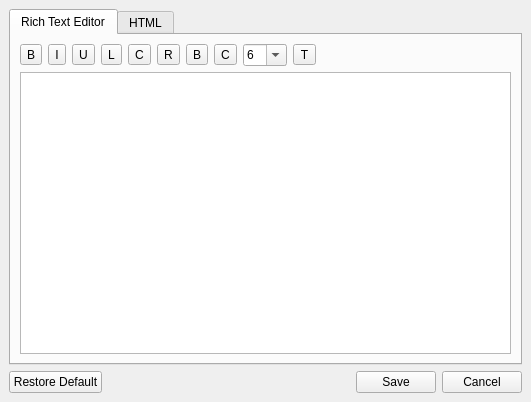
<ui version="4.0" >
 <class>CustomizeDetailViewDialog</class>
 <widget class="QDialog" name="CustomizeDetailViewDialog" >
  <property name="geometry" >
   <rect>
    <x>0</x>
    <y>0</y>
    <width>531</width>
    <height>402</height>
   </rect>
  </property>
  <property name="windowTitle" >
   <string>Dialog</string>
  </property>
  <layout class="QVBoxLayout" >
   <property name="margin" >
    <number>9</number>
   </property>
   <property name="spacing" >
    <number>6</number>
   </property>
   <item>
    <widget class="QTabWidget" name="TabWidget" >
     <property name="currentIndex" >
      <number>0</number>
     </property>
     <widget class="QWidget" name="tab" >
      <attribute name="title" >
       <string>Rich Text Editor</string>
      </attribute>
      <layout class="QVBoxLayout" >
       <property name="margin" >
        <number>9</number>
       </property>
       <property name="spacing" >
        <number>6</number>
       </property>
       <item>
        <layout class="QHBoxLayout" >
         <property name="margin" >
          <number>0</number>
         </property>
         <property name="spacing" >
          <number>6</number>
         </property>
         <item>
          <widget class="QToolButton" name="BtnBold" >
           <property name="toolTip" >
            <string>Bold</string>
           </property>
           <property name="text" >
            <string>B</string>
           </property>
           <property name="iconSize" >
            <size>
             <width>16</width>
             <height>16</height>
            </size>
           </property>
           <property name="checkable" >
            <bool>true</bool>
           </property>
          </widget>
         </item>
         <item>
          <widget class="QToolButton" name="BtnItalic" >
           <property name="toolTip" >
            <string>Italic</string>
           </property>
           <property name="text" >
            <string>I</string>
           </property>
           <property name="checkable" >
            <bool>true</bool>
           </property>
          </widget>
         </item>
         <item>
          <widget class="QToolButton" name="BtnUnderline" >
           <property name="toolTip" >
            <string>Underlined</string>
           </property>
           <property name="text" >
            <string>U</string>
           </property>
           <property name="checkable" >
            <bool>true</bool>
           </property>
          </widget>
         </item>
         <item>
          <widget class="QToolButton" name="BtnAlignLeft" >
           <property name="toolTip" >
            <string>Left-Aligned</string>
           </property>
           <property name="text" >
            <string>L</string>
           </property>
           <property name="checkable" >
            <bool>true</bool>
           </property>
          </widget>
         </item>
         <item>
          <widget class="QToolButton" name="BtnAlignCenter" >
           <property name="toolTip" >
            <string>Centered</string>
           </property>
           <property name="text" >
            <string>C</string>
           </property>
           <property name="checkable" >
            <bool>true</bool>
           </property>
          </widget>
         </item>
         <item>
          <widget class="QToolButton" name="BtnAlignRight" >
           <property name="toolTip" >
            <string>Right-Aligned</string>
           </property>
           <property name="text" >
            <string>R</string>
           </property>
           <property name="checkable" >
            <bool>true</bool>
           </property>
          </widget>
         </item>
         <item>
          <widget class="QToolButton" name="BtnAlignBlock" >
           <property name="toolTip" >
            <string>Justified</string>
           </property>
           <property name="text" >
            <string>B</string>
           </property>
           <property name="checkable" >
            <bool>true</bool>
           </property>
          </widget>
         </item>
         <item>
          <widget class="QToolButton" name="BtnColor" >
           <property name="toolTip" >
            <string>Text Color</string>
           </property>
           <property name="text" >
            <string>C</string>
           </property>
          </widget>
         </item>
         <item>
          <widget class="QComboBox" name="FontSize" >
           <property name="toolTip" >
            <string>Font Size</string>
           </property>
           <property name="editable" >
            <bool>true</bool>
           </property>
           <item>
            <property name="text" >
             <string>6</string>
            </property>
           </item>
           <item>
            <property name="text" >
             <string>7</string>
            </property>
           </item>
           <item>
            <property name="text" >
             <string>8</string>
            </property>
           </item>
           <item>
            <property name="text" >
             <string>9</string>
            </property>
           </item>
           <item>
            <property name="text" >
             <string>10</string>
            </property>
           </item>
           <item>
            <property name="text" >
             <string>11</string>
            </property>
           </item>
           <item>
            <property name="text" >
             <string>12</string>
            </property>
           </item>
           <item>
            <property name="text" >
             <string>14</string>
            </property>
           </item>
           <item>
            <property name="text" >
             <string>16</string>
            </property>
           </item>
           <item>
            <property name="text" >
             <string>18</string>
            </property>
           </item>
           <item>
            <property name="text" >
             <string>20</string>
            </property>
           </item>
           <item>
            <property name="text" >
             <string>22</string>
            </property>
           </item>
           <item>
            <property name="text" >
             <string>24</string>
            </property>
           </item>
           <item>
            <property name="text" >
             <string>26</string>
            </property>
           </item>
           <item>
            <property name="text" >
             <string>28</string>
            </property>
           </item>
           <item>
            <property name="text" >
             <string>36</string>
            </property>
           </item>
           <item>
            <property name="text" >
             <string>42</string>
            </property>
           </item>
           <item>
            <property name="text" >
             <string>78</string>
            </property>
           </item>
          </widget>
         </item>
         <item>
          <widget class="QToolButton" name="BtnTemplates" >
           <property name="toolTip" >
            <string>Templates</string>
           </property>
           <property name="text" >
            <string>T</string>
           </property>
           <property name="popupMode" >
            <enum>QToolButton::InstantPopup</enum>
           </property>
           <property name="arrowType" >
            <enum>Qt::NoArrow</enum>
           </property>
          </widget>
         </item>
         <item>
          <spacer>
           <property name="orientation" >
            <enum>Qt::Horizontal</enum>
           </property>
           <property name="sizeHint" >
            <size>
             <width>40</width>
             <height>20</height>
            </size>
           </property>
          </spacer>
         </item>
        </layout>
       </item>
       <item>
        <widget class="QTextEdit" name="RichEdit" />
       </item>
      </layout>
     </widget>
     <widget class="QWidget" name="tab_2" >
      <attribute name="title" >
       <string>HTML</string>
      </attribute>
      <layout class="QVBoxLayout" >
       <property name="margin" >
        <number>9</number>
       </property>
       <property name="spacing" >
        <number>6</number>
       </property>
       <item>
        <widget class="QTextEdit" name="HtmlEdit" >
         <property name="acceptRichText" >
          <bool>false</bool>
         </property>
        </widget>
       </item>
      </layout>
     </widget>
    </widget>
   </item>
   <item>
    <layout class="QHBoxLayout" >
     <property name="margin" >
      <number>0</number>
     </property>
     <property name="spacing" >
      <number>6</number>
     </property>
     <item>
      <widget class="QPushButton" name="ButtonRestore" >
       <property name="text" >
        <string>Restore Default</string>
       </property>
       <property name="autoDefault" >
        <bool>false</bool>
       </property>
      </widget>
     </item>
     <item>
      <spacer>
       <property name="orientation" >
        <enum>Qt::Horizontal</enum>
       </property>
       <property name="sizeHint" >
        <size>
         <width>40</width>
         <height>20</height>
        </size>
       </property>
      </spacer>
     </item>
     <item>
      <widget class="QPushButton" name="ButtonSave" >
       <property name="text" >
        <string>Save</string>
       </property>
       <property name="autoDefault" >
        <bool>false</bool>
       </property>
      </widget>
     </item>
     <item>
      <widget class="QPushButton" name="ButtonCancel" >
       <property name="text" >
        <string>Cancel</string>
       </property>
       <property name="autoDefault" >
        <bool>false</bool>
       </property>
      </widget>
     </item>
    </layout>
   </item>
  </layout>
 </widget>
 <resources/>
 <connections/>
</ui>
